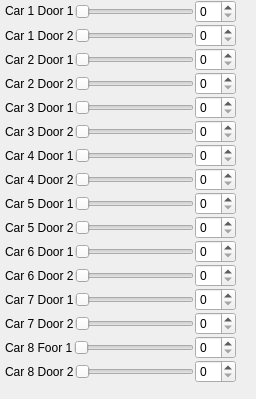
              <widget class="QWidget" name="scrollAreaWidgetContents">
               <property name="geometry">
                <rect>
                 <x>0</x>
                 <y>0</y>
                 <width>256</width>
                 <height>399</height>
                </rect>
               </property>
               <layout class="QVBoxLayout" name="verticalLayout_9">
                <property name="spacing">
                 <number>1</number>
                </property>
                <property name="leftMargin">
                 <number>5</number>
                </property>
                <property name="topMargin">
                 <number>0</number>
                </property>
                <property name="rightMargin">
                 <number>20</number>
                </property>
                <property name="bottomMargin">
                 <number>0</number>
                </property>
                <item>
                 <layout class="QHBoxLayout" name="p3_horizontalLayout_1">
                  <item>
                   <widget class="QLabel" name="label">
                    <property name="maximumSize">
                     <size>
                      <width>16777215</width>
                      <height>22</height>
                     </size>
                    </property>
                    <property name="text">
                     <string>Car 1 Door 1</string>
                    </property>
                   </widget>
                  </item>
                  <item>
                   <widget class="QSlider" name="p3_horizontalSlider_1">
                    <property name="orientation">
                     <enum>Qt::Horizontal</enum>
                    </property>
                   </widget>
                  </item>
                  <item>
                   <widget class="QSpinBox" name="p3_spinBox_1"/>
                  </item>
                 </layout>
                </item>
                <item>
                 <layout class="QHBoxLayout" name="p3_horizontalLayout_2">
                  <item>
                   <widget class="QLabel" name="label_11">
                    <property name="text">
                     <string>Car 1 Door 2</string>
                    </property>
                   </widget>
                  </item>
                  <item>
                   <widget class="QSlider" name="p3_horizontalSlider_2">
                    <property name="orientation">
                     <enum>Qt::Horizontal</enum>
                    </property>
                   </widget>
                  </item>
                  <item>
                   <widget class="QSpinBox" name="p3_spinBox_2"/>
                  </item>
                 </layout>
                </item>
                <item>
                 <layout class="QHBoxLayout" name="p3_horizontalLayout_3">
                  <item>
                   <widget class="QLabel" name="label_2">
                    <property name="text">
                     <string>Car 2 Door 1</string>
                    </property>
                   </widget>
                  </item>
                  <item>
                   <widget class="QSlider" name="p3_horizontalSlider_3">
                    <property name="orientation">
                     <enum>Qt::Horizontal</enum>
                    </property>
                   </widget>
                  </item>
                  <item>
                   <widget class="QSpinBox" name="p3_spinBox_3"/>
                  </item>
                 </layout>
                </item>
                <item>
                 <layout class="QHBoxLayout" name="p3_horizontalLayout_4">
                  <item>
                   <widget class="QLabel" name="label_9">
                    <property name="text">
                     <string>Car 2 Door 2</string>
                    </property>
                   </widget>
                  </item>
                  <item>
                   <widget class="QSlider" name="p3_horizontalSlider_4">
                    <property name="orientation">
                     <enum>Qt::Horizontal</enum>
                    </property>
                   </widget>
                  </item>
                  <item>
                   <widget class="QSpinBox" name="p3_spinBox_4"/>
                  </item>
                 </layout>
                </item>
                <item>
                 <layout class="QHBoxLayout" name="p3_horizontalLayout_5">
                  <item>
                   <widget class="QLabel" name="label_19">
                    <property name="text">
                     <string>Car 3 Door 1</string>
                    </property>
                   </widget>
                  </item>
                  <item>
                   <widget class="QSlider" name="p3_horizontalSlider_5">
                    <property name="orientation">
                     <enum>Qt::Horizontal</enum>
                    </property>
                   </widget>
                  </item>
                  <item>
                   <widget class="QSpinBox" name="p3_spinBox_5"/>
                  </item>
                 </layout>
                </item>
                <item>
                 <layout class="QHBoxLayout" name="p3_horizontalLayout_6">
                  <item>
                   <widget class="QLabel" name="label_18">
                    <property name="text">
                     <string>Car 3 Door 2</string>
                    </property>
                   </widget>
                  </item>
                  <item>
                   <widget class="QSlider" name="p3_horizontalSlider_6">
                    <property name="orientation">
                     <enum>Qt::Horizontal</enum>
                    </property>
                   </widget>
                  </item>
                  <item>
                   <widget class="QSpinBox" name="p3_spinBox_6"/>
                  </item>
                 </layout>
                </item>
                <item>
                 <layout class="QHBoxLayout" name="p3_horizontalLayout_7">
                  <item>
                   <widget class="QLabel" name="label_17">
                    <property name="text">
                     <string>Car 4 Door 1</string>
                    </property>
                   </widget>
                  </item>
                  <item>
                   <widget class="QSlider" name="p3_horizontalSlider_7">
                    <property name="orientation">
                     <enum>Qt::Horizontal</enum>
                    </property>
                   </widget>
                  </item>
                  <item>
                   <widget class="QSpinBox" name="p3_spinBox_7"/>
                  </item>
                 </layout>
                </item>
                <item>
                 <layout class="QHBoxLayout" name="p3_horizontalLayout_8">
                  <item>
                   <widget class="QLabel" name="label_16">
                    <property name="text">
                     <string>Car 4 Door 2</string>
                    </property>
                   </widget>
                  </item>
                  <item>
                   <widget class="QSlider" name="p3_horizontalSlider_8">
                    <property name="orientation">
                     <enum>Qt::Horizontal</enum>
                    </property>
                   </widget>
                  </item>
                  <item>
                   <widget class="QSpinBox" name="p3_spinBox_8"/>
                  </item>
                 </layout>
                </item>
                <item>
                 <layout class="QHBoxLayout" name="p3_horizontalLayout_9">
                  <item>
                   <widget class="QLabel" name="label_15">
                    <property name="text">
                     <string>Car 5 Door 1</string>
                    </property>
                   </widget>
                  </item>
                  <item>
                   <widget class="QSlider" name="p3_horizontalSlider_9">
                    <property name="orientation">
                     <enum>Qt::Horizontal</enum>
                    </property>
                   </widget>
                  </item>
                  <item>
                   <widget class="QSpinBox" name="p3_spinBox_9"/>
                  </item>
                 </layout>
                </item>
                <item>
                 <layout class="QHBoxLayout" name="p3_horizontalLayout_10">
                  <item>
                   <widget class="QLabel" name="label_14">
                    <property name="text">
                     <string>Car 5 Door 2</string>
                    </property>
                   </widget>
                  </item>
                  <item>
                   <widget class="QSlider" name="p3_horizontalSlider_10">
                    <property name="orientation">
                     <enum>Qt::Horizontal</enum>
                    </property>
                   </widget>
                  </item>
                  <item>
                   <widget class="QSpinBox" name="p3_spinBox_10"/>
                  </item>
                 </layout>
                </item>
                <item>
                 <layout class="QHBoxLayout" name="p3_horizontalLayout_11">
                  <item>
                   <widget class="QLabel" name="label_13">
                    <property name="text">
                     <string>Car 6 Door 1</string>
                    </property>
                   </widget>
                  </item>
                  <item>
                   <widget class="QSlider" name="p3_horizontalSlider_11">
                    <property name="orientation">
                     <enum>Qt::Horizontal</enum>
                    </property>
                   </widget>
                  </item>
                  <item>
                   <widget class="QSpinBox" name="p3_spinBox_11"/>
                  </item>
                 </layout>
                </item>
                <item>
                 <layout class="QHBoxLayout" name="p3_horizontalLayout_12">
                  <item>
                   <widget class="QLabel" name="label_12">
                    <property name="text">
                     <string>Car 6 Door 2</string>
                    </property>
                   </widget>
                  </item>
                  <item>
                   <widget class="QSlider" name="p3_horizontalSlider_12">
                    <property name="orientation">
                     <enum>Qt::Horizontal</enum>
                    </property>
                   </widget>
                  </item>
                  <item>
                   <widget class="QSpinBox" name="p3_spinBox_12"/>
                  </item>
                 </layout>
                </item>
                <item>
                 <layout class="QHBoxLayout" name="p3_horizontalLayout_13">
                  <item>
                   <widget class="QLabel" name="label_10">
                    <property name="text">
                     <string>Car 7 Door 1</string>
                    </property>
                   </widget>
                  </item>
                  <item>
                   <widget class="QSlider" name="p3_horizontalSlider_13">
                    <property name="orientation">
                     <enum>Qt::Horizontal</enum>
                    </property>
                   </widget>
                  </item>
                  <item>
                   <widget class="QSpinBox" name="p3_spinBox_13"/>
                  </item>
                 </layout>
                </item>
                <item>
                 <layout class="QHBoxLayout" name="p3_horizontalLayout_14">
                  <item>
                   <widget class="QLabel" name="label_6">
                    <property name="text">
                     <string>Car 7 Door 2</string>
                    </property>
                   </widget>
                  </item>
                  <item>
                   <widget class="QSlider" name="p3_horizontalSlider_14">
                    <property name="orientation">
                     <enum>Qt::Horizontal</enum>
                    </property>
                   </widget>
                  </item>
                  <item>
                   <widget class="QSpinBox" name="p3_spinBox_14"/>
                  </item>
                 </layout>
                </item>
                <item>
                 <layout class="QHBoxLayout" name="p3_horizontalLayout_15">
                  <item>
                   <widget class="QLabel" name="label_7">
                    <property name="text">
                     <string>Car 8 Foor 1</string>
                    </property>
                   </widget>
                  </item>
                  <item>
                   <widget class="QSlider" name="p3_horizontalSlider_15">
                    <property name="orientation">
                     <enum>Qt::Horizontal</enum>
                    </property>
                   </widget>
                  </item>
                  <item>
                   <widget class="QSpinBox" name="p3_spinBox_15"/>
                  </item>
                 </layout>
                </item>
                <item>
                 <layout class="QHBoxLayout" name="p3_horizontalLayout_16">
                  <item>
                   <widget class="QLabel" name="label_4">
                    <property name="text">
                     <string>Car 8 Door 2</string>
                    </property>
                   </widget>
                  </item>
                  <item>
                   <widget class="QSlider" name="p3_horizontalSlider_16">
                    <property name="orientation">
                     <enum>Qt::Horizontal</enum>
                    </property>
                   </widget>
                  </item>
                  <item>
                   <widget class="QSpinBox" name="p3_spinBox_16"/>
                  </item>
                 </layout>
                </item>
               </layout>
              </widget>
